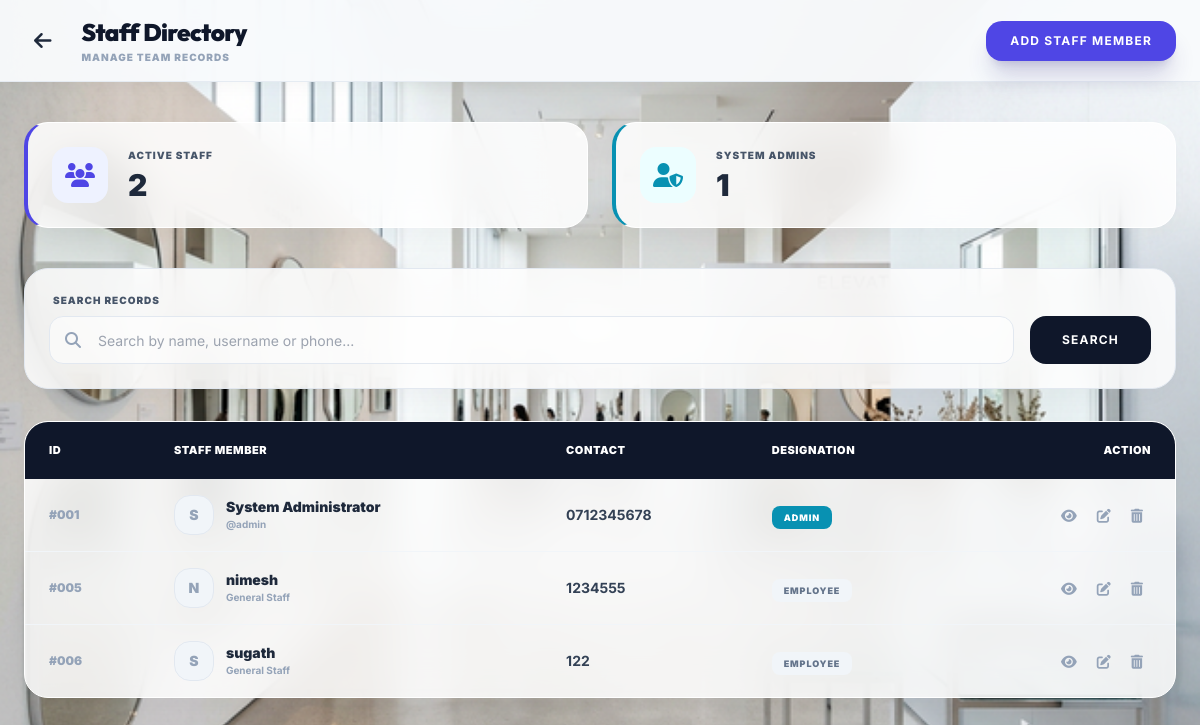
Screenshot of /admin/manageEmploy.php (signed in) with the database file from the repository.
### tables this page shows
CREATE TABLE IF NOT EXISTS users (
    id INT AUTO_INCREMENT PRIMARY KEY,
    username VARCHAR(50) DEFAULT NULL UNIQUE,
    password VARCHAR(255) DEFAULT NULL,
    role ENUM('admin', 'employee') NOT NULL DEFAULT 'employee',
    full_name VARCHAR(100) NOT NULL,
    contact_number VARCHAR(15) NOT NULL,
    nic_number VARCHAR(20) DEFAULT NULL,
    address TEXT DEFAULT NULL,
    profile_pic VARCHAR(255) DEFAULT NULL,
    created_at TIMESTAMP DEFAULT CURRENT_TIMESTAMP
);

### admin/manageEmploy.php (the view, shortened to what this page needs)
<?php
require_once '../config.php';
$total_admins = $pdo->query("SELECT COUNT(*) FROM users WHERE role = 'admin'")->fetchColumn();
$total_employees = $pdo->query("SELECT COUNT(*) FROM users WHERE role = 'employee'")->fetchColumn();
$search = $_GET['search'] ?? '';
$where = "";
$params = [];
$users = $pdo->prepare("SELECT * FROM users $where ORDER BY role ASC, full_name ASC");
$users->execute($params);
$user_list = $users->fetchAll();
?>
<!DOCTYPE html>
<html lang="en">
<head>
    <script src="https://cdn.tailwindcss.com"></script>
    <link rel="stylesheet" href="https://cdnjs.cloudflare.com/ajax/libs/font-awesome/6.4.0/css/all.min.css">
</head>
<body class="flex flex-col">
    <header class="glass-header sticky top-0 z-40 py-4">
        <div class="max-w-7xl mx-auto px-6 flex items-center justify-between">
            <div class="flex items-center space-x-5">
                <a href="dashboard.php" class="text-slate-800 hover:text-cyan-600 transition-colors p-2.5 rounded-2xl hover:bg-slate-100">
                    <i class="fa-solid fa-arrow-left text-xl"></i>
                </a>
                <div>
                    <h1 class="text-2xl font-black text-slate-900 font-['Outfit'] tracking-tight">Staff Directory</h1>
                    <p class="text-[10px] uppercase font-black text-slate-400 tracking-widest mt-0.5">Manage Team Records</p>
                </div>
            </div>
            <div class="flex space-x-3">
                <button onclick="openModal('employee')" class="bg-indigo-600 hover:bg-black text-white px-6 py-3 rounded-2xl font-bold text-xs uppercase tracking-widest transition-all shadow-xl shadow-indigo-900/20">
                    Add Staff Member
                </button>
            </div>
        </div>
    </header>
    <main class="max-w-7xl mx-auto w-full px-6 py-10">
        <div class="grid grid-cols-1 md:grid-cols-2 gap-6 mb-10">
            <div class="glass-card p-6 flex items-center space-x-5 border-l-4 border-l-indigo-600">
                <div class="w-14 h-14 bg-indigo-50 rounded-2xl flex items-center justify-center text-indigo-600">
                    <i class="fa-solid fa-users text-2xl"></i>
                </div>
                <div>
                    <p class="text-[10px] uppercase font-black text-slate-600 tracking-widest mb-1">Active Staff</p>
                    <p class="text-3xl font-black text-slate-800"><?php echo $total_employees; ?></p>
                </div>
            </div>
            <div class="glass-card p-6 flex items-center space-x-5 border-l-4 border-l-cyan-600">
                <div class="w-14 h-14 bg-cyan-50 rounded-2xl flex items-center justify-center text-cyan-600">
                    <i class="fa-solid fa-user-shield text-2xl"></i>
                </div>
                <div>
                    <p class="text-[10px] uppercase font-black text-slate-600 tracking-widest mb-1">System Admins</p>
                    <p class="text-3xl font-black text-slate-800"><?php echo $total_admins; ?></p>
                </div>
            </div>
        </div>
        <div class="glass-card p-6 mb-8 border-slate-200">
            <form method="GET" class="flex items-end gap-4">
                <div class="flex-1 relative">
                    <label class="text-[10px] uppercase font-black text-slate-600 mb-2 ml-1 block tracking-widest">Search Records</label>
                    <div class="relative">
                        <i class="fa-solid fa-search absolute left-4 top-1/2 -translate-y-1/2 text-slate-400"></i>
                        <input type="text" name="search" value="<?php echo htmlspecialchars($search); ?>" placeholder="Search by name, username or phone..." class="input-glass w-full pl-12 h-[48px] text-sm">
                    </div>
                </div>
                <button type="submit" class="bg-slate-900 hover:bg-black text-white px-8 py-3 rounded-2xl font-bold uppercase text-xs tracking-widest h-[48px] transition-all">Search</button>
            </form>
        </div>
        <div class="glass-card overflow-hidden">
            <div class="overflow-x-auto">
                <table class="w-full text-left">
                    <thead>
                        <tr class="bg-slate-900 text-[11px] uppercase tracking-wider text-white">
                            <th class="px-6 py-5 font-black">ID</th>
                            <th class="px-6 py-5 font-black">Staff Member</th>
                            <th class="px-6 py-5 font-black">Contact</th>
                            <th class="px-6 py-5 font-black">Designation</th>
                            <th class="px-6 py-5 text-right font-black">Action</th>
                        </tr>
                    </thead>
                    <tbody class="divide-y divide-slate-100">
                        <?php foreach ($user_list as $u): ?>
                        <tr class="hover:bg-slate-50 transition-colors">
                            <td class="px-6 py-4 text-xs font-black text-slate-400">#<?php echo str_pad($u['id'], 3, '0', STR_PAD_LEFT); ?></td>
                            <td class="px-6 py-4">
                                <div class="flex items-center space-x-3">
                                    <div class="w-10 h-10 rounded-2xl overflow-hidden bg-slate-100 border border-slate-200">
                                        <?php if ($u['profile_pic']): ?>
                                            <img src="../<?php echo $u['profile_pic']; ?>" class="w-full h-full object-cover">
                                        <?php else: ?>
                                            <div class="w-full h-full flex items-center justify-center text-slate-400 font-black text-sm uppercase">
                                                <?php echo substr($u['full_name'], 0, 1); ?>
                                            </div>
                                        <?php endif; ?>
                                    </div>
                                    <div>
                                        <p class="text-sm font-black text-slate-800"><?php echo htmlspecialchars($u['full_name']); ?></p>
                                        <p class="text-[10px] font-bold text-slate-400"><?php echo $u['username'] ? '@'.$u['username'] : 'General Staff'; ?></p>
                                    </div>
                                </div>
                            </td>
                            <td class="px-6 py-4 text-sm text-slate-700 font-bold"><?php echo htmlspecialchars($u['contact_number']); ?></td>
                            <td class="px-6 py-4">
                                <span class="px-3 py-1.5 text-[9px] font-black uppercase tracking-widest <?php echo $u['role'] == 'admin' ? 'role-badge-admin' : 'role-badge-employee'; ?>">
                                    <?php echo $u['role']; ?>
                                </span>
                            </td>
                            <td class="px-6 py-4 text-right">
                                <div class="flex items-center justify-end space-x-1">
                                    <button onclick="viewUser(<?php echo $u['id']; ?>)" class="p-2 text-slate-400 hover:text-indigo-600 transition-colors"><i class="fa-solid fa-eye text-sm"></i></button>
                                    <button onclick="editUser(<?php echo $u['id']; ?>)" class="p-2 text-slate-400 hover:text-emerald-600 transition-colors"><i class="fa-solid fa-pen-to-square text-sm"></i></button>
                                    <button onclick="deleteUser(<?php echo $u['id']; ?>)" class="p-2 text-slate-400 hover:text-rose-600 transition-colors"><i class="fa-solid fa-trash-can text-sm"></i></button>
                                </div>
                            </td>
                        </tr>
                        <?php endforeach; ?>
                    </tbody>
                </table>
            </div>
        </div>
    </main>
</body>
</html>

### admin/manageEmploy.php (style rules this page uses)
body { font-family: 'Inter', sans-serif; background: url('../assests/glass_bg.png') no-repeat center center fixed; background-size: cover; color: #1e293b; min-height: 100vh; }
.glass-header { background: rgba(248, 250, 252, 0.96); backdrop-filter: blur(20px); border-bottom: 1px solid rgba(226, 232, 240, 0.8); box-shadow: 0 4px 20px -5px rgba(0, 0, 0, 0.05); }
.glass-card { background: rgba(255, 255, 255, 0.85); backdrop-filter: blur(20px); border: 1px solid white; border-radius: 24px; box-shadow: 0 10px 30px -5px rgba(0,0,0,0.04); }
.input-glass { background: rgba(255, 255, 255, 0.6); border: 1px solid #e2e8f0; padding: 10px 16px; border-radius: 14px; outline: none; transition: all 0.3s; font-size: 13px; }
.role-badge-admin { background: #0891b2; color: white; border-radius: 8px; font-weight: 800; }
.role-badge-employee { background: #f1f5f9; color: #64748b; border-radius: 8px; font-weight: 800; }

### rows the page displays
users: id "001", full_name "S", full_name "System Administrator", username "admin", contact_number "0712345678", role "ADMIN"
users: id "005", full_name "N", full_name "nimesh", shows "General Staff", contact_number "1234555", role "EMPLOYEE"
users: id "006", full_name "S", full_name "sugath", shows "General Staff", contact_number "122", role "EMPLOYEE"

### other values shown
$total_employees "2"
$total_admins "1"
